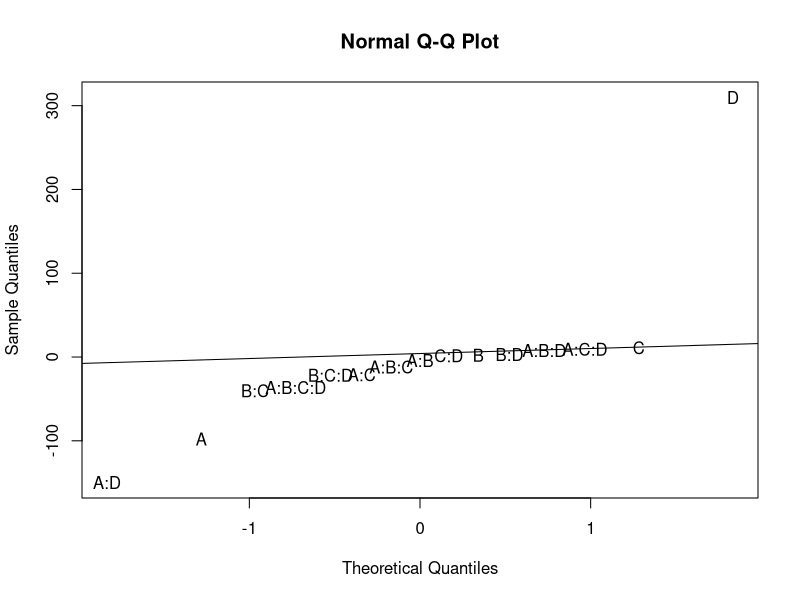
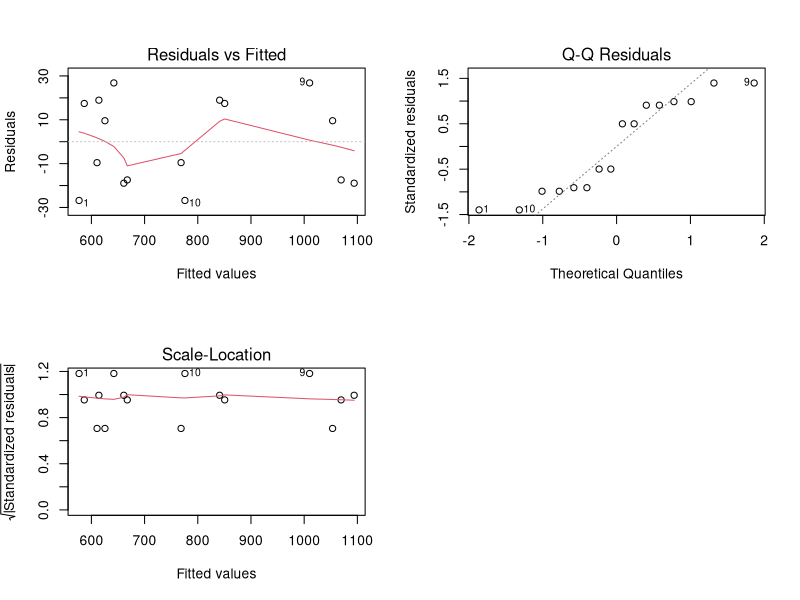

Recreate these plots in R, in order.
## ---- chunk 1
knitr::opts_chunk$set(echo = TRUE)
options(scipen=999)

# function
printmat <- function(msg, mat) {
  out <- capture.output(mat)
  sprintf("%s: %s", msg, out)
}
## ---- chunk 2
#
y=c(550,669,604,650,633,642,601,635,1037,749,1052,868,1075,860,1063,759)

#
A <- rep(c(rep(-1, 1) , rep(1, 1)) , 8)
B <- rep(c(rep(-1, 2) , rep(1, 2)) , 4)
C <- rep(c(rep(-1, 4) , rep(1, 4)) , 2)
D <- rep(c(rep(-1, 8) , rep(1, 8)) , 1)

#
printmat("y ",y)
printmat("A ",A)
printmat("B ",B)
printmat("C ",C)
printmat("D ",D)
## ---- chunk 3
mod <- lm(y~A*B*C*D)
Estimados <- 2*coefficients(mod)[-1]  # Se retira la columna del intercepto
# Estimados
round(Estimados, 0)
## ---- chunk 4
data.frame(round(Estimados, 0))
## ---- chunk 5
qq <- qqnorm(Estimados,type="n")
Efectos <- names(Estimados)
text(qq$x, qq$y, labels = Efectos)
Estimados1 <- Estimados[-c(1,4,6,7,8,14,15)] # SON LOS VALORES QUE MAS APORTAN AL MODELO
# Estimados1 <- Estimados
qqline(Estimados1)
## ---- chunk 6
# Con la información de los efectos detectados en el apartado anterior procedemos a  construimos nuestro modelo
mod1  <- lm(y ~ A + D + A*D + B*C + A*C + A*B*C + B*C*D )
## ---- chunk 7
# Realizamos nuestro analisis de varianza
anva1 <- aov(mod1)
summary(anva1)
## ---- chunk 8
# Obtenemos los parametros
coefficients(mod1)
## ---- chunk 9
par(mfrow=c(2,2))
plot(mod1)
## ---- chunk 10
ri1<-rstandard(mod1)
shapiro.test(ri1)
## ---- chunk 11
library(car)
ncvTest(mod1)
## ---- chunk 12
telefono<-read.table("telefono.txt",T)
str(telefono)
## ---- chunk 13
Calificación<-telefono[,1]
Costo<-as.factor(telefono[,2])
Proveedor<-as.factor(telefono[,3])
mod<-lm(Calificación~Costo*Proveedor)
anva<-aov(mod)
summary(anva)
## ---- chunk 14
library(multcomp)
## ---- chunk 15
tHSD <- TukeyHSD(anva)
summary(tHSD)
## ---- chunk 16
tHSD
